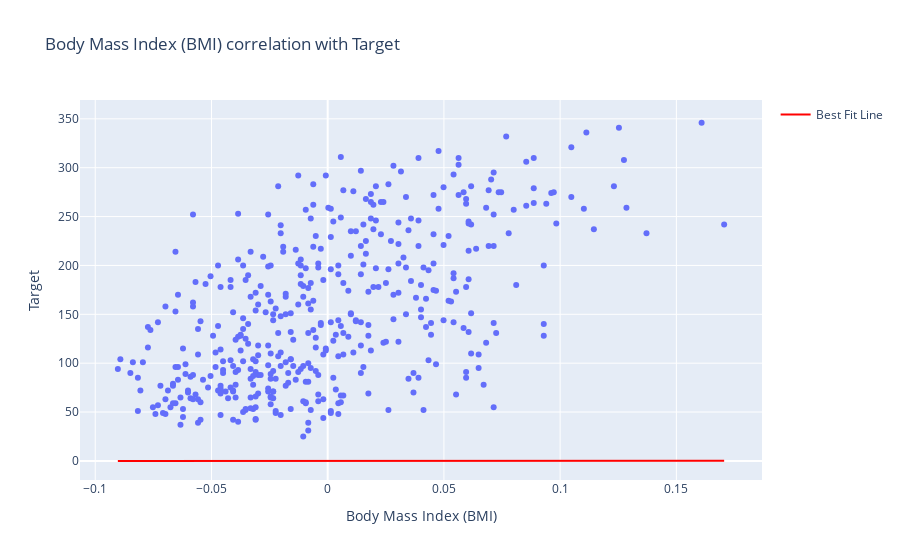

Here is the notebook cell this chart was saved with:
### Code cell
x_line = np.linspace(min(x), max(x), 10)
y_line = m * x_line + b
fig = create_plot(x, y, x_line, y_line)
fig.show()

### Figure 1 — Plotly figure (JSON) as saved in the notebook; plotly's stock layout.template omitted (floating-point values rounded to 4 significant figures; data arrays with more than 128 entries replaced by an {"elided": "..."} marker saying what was removed)
{"data": [{"hovertemplate": "x=%{x}<br>y=%{y}<extra></extra>", "legendgroup": "", "marker": {"color": "#636efa", "symbol": "circle"}, "mode": "markers", "name": "", "orientation": "v", "showlegend": false, "type": "scatter", "x": {"elided": "442 float values"}, "xaxis": "x", "y": {"elided": "442 float values"}, "yaxis": "y"}, {"line": {"color": "red", "width": 2}, "mode": "lines", "name": "Best Fit Line", "type": "scatter", "x": [-0.09028, -0.06129, -0.03231, -0.003332, 0.02565, 0.05463, 0.08361, 0.1126, 0.1416, 0.1706], "y": [-0.09028, -0.06129, -0.03231, -0.003332, 0.02565, 0.05463, 0.08361, 0.1126, 0.1416, 0.1706]}], "layout": {"legend": {"tracegroupgap": 0}, "title": {"text": "Body Mass Index (BMI) correlation with Target"}, "xaxis": {"anchor": "y", "domain": [0, 1], "title": {"text": "Body Mass Index (BMI)"}}, "yaxis": {"anchor": "x", "domain": [0, 1], "title": {"text": "Target"}}}}
